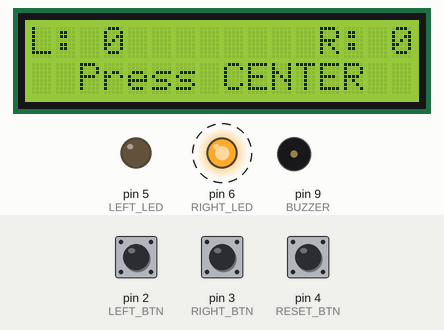
Bench run of a sketch on a simulated Arduino Uno, built with avr-gcc and run on an emulated ATmega328P. Shown: 16×2 character LCD, output pins drawn as LEDs (lit = HIGH), buzzer (waves = sounding). Dashed ring = blinking. The inputs (shaded band) are chosen by the test bench; at power-on: pin 4 (RESET_BTN) HIGH, pin 2 (LEFT_BTN) HIGH, pin 3 (RIGHT_BTN) HIGH.

Above: at 0.34 s.
1.3 s: pin 4 (RESET_BTN) pulled LOW for 0.15 s
At 2.1 s:
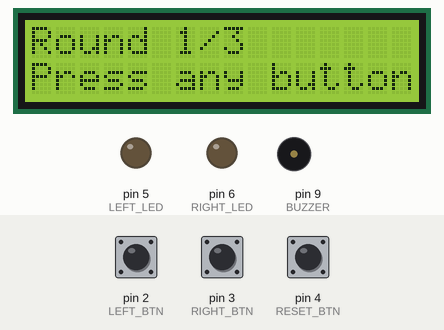
3.0 s: pin 2 (LEFT_BTN) pulled LOW for 0.15 s
At 3.9 s:
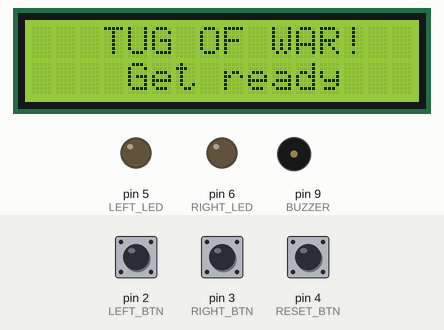
6.1 s: pin 3 (RIGHT_BTN) pulled LOW for 3.2 s
At 8.6 s:
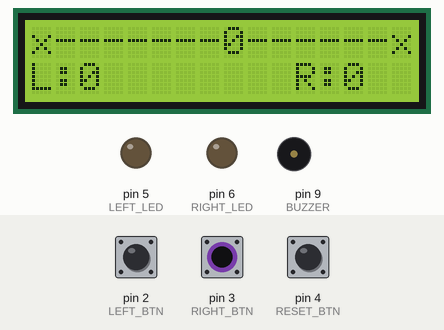
10.8 s: pin 3 (RIGHT_BTN) pulled LOW for 0.15 s
At 11.7 s:
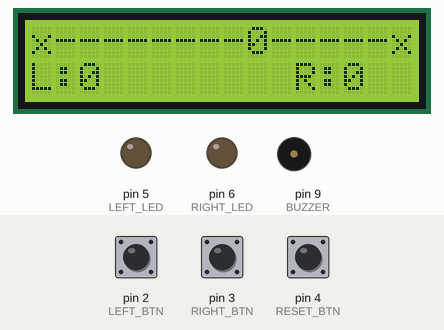
12.4 s: pin 3 (RIGHT_BTN) pulsed LOW 5 times (0.12 s each, 0.3 s apart)
At 15.3 s:
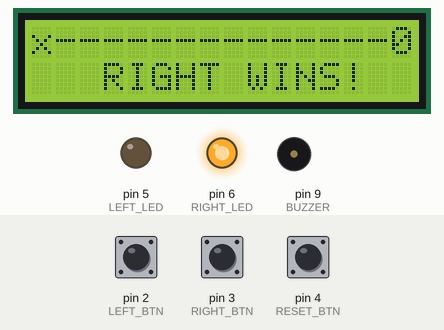
15.6 s: pin 4 (RESET_BTN) pulled LOW for 3.2 s
At 18.6 s:
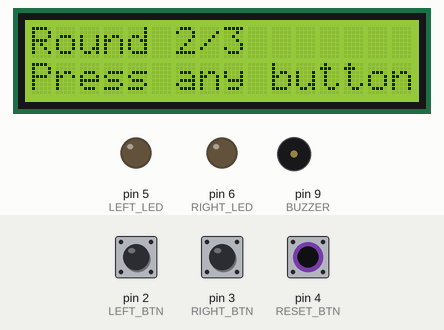
Timing chart, 0 to 20.1 s (numbered marks = the images above; inputs shaded):
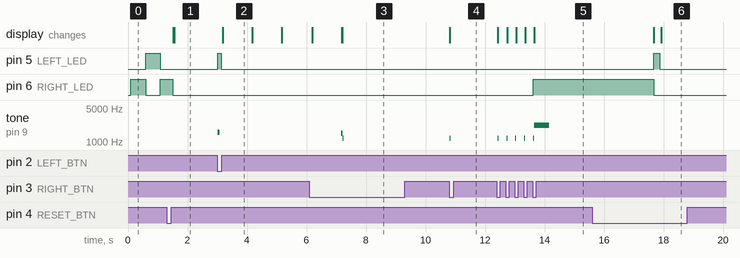

The sketch:

E03_Tug_Of_War.ino
```cpp
#include <Wire.h>
#include <LiquidCrystal_I2C.h>

LiquidCrystal_I2C lcd(0x27, 16, 2);

const int LEFT_BTN = 2;
const int RIGHT_BTN = 3;
const int RESET_BTN = 4;

const int LEFT_LED = 5;
const int RIGHT_LED = 6;

const int BUZZER = 9;

const int MAX_ROUNDS = 3;

int leftScore = 0;
int rightScore = 0;
int roundNumber = 0;

int tugPosition = 7;
const int LEFT_EDGE = 0;
const int RIGHT_EDGE = 15;

unsigned long stateTimer = 0;
unsigned long lastLedBlink = 0;
bool ledState = false;

unsigned long lastLeftPress = 0;
unsigned long lastRightPress = 0;
const unsigned long PRESS_COOLDOWN = 60;

bool leftBtnPressed = false;
bool rightBtnPressed = false;

bool roundActive = false;

enum GameState {
  WAIT_START,
  READY_CHECK,
  COUNTDOWN,
  RUNNING,
  RESULT,
  GAME_OVER
};

GameState state = WAIT_START;

void beep(int freq, int dur) {
  tone(BUZZER, freq, dur);
}

void clearRoundData() {
  tugPosition = 7;
  roundActive = false;
  lastLeftPress = 0;
  lastRightPress = 0;
  leftBtnPressed = false;
  rightBtnPressed = false;

  digitalWrite(LEFT_LED, LOW);
  digitalWrite(RIGHT_LED, LOW);
}

void showIdleScreen() {
  lcd.clear();

  lcd.setCursor(0, 0);
  lcd.print("L:");
  if (leftScore < 10) {
    lcd.print(" ");
    lcd.print(leftScore);
  } else {
    lcd.print(leftScore);
  }

  lcd.setCursor(12, 0);
  lcd.print("R:");
  if (rightScore < 10) {
    lcd.print(" ");
    lcd.print(rightScore);
  } else {
    lcd.print(rightScore);
  }

  lcd.setCursor(0, 1);
  if (roundNumber >= MAX_ROUNDS) {
    lcd.print("   GAME OVER!");
  } else {
    lcd.print("  Press CENTER");
  }
}

void showGameOver() {
  lcd.clear();
  lcd.setCursor(0, 0);
  lcd.print(" ! GAME OVER !");
  lcd.setCursor(0, 1);

  if (leftScore > rightScore) {
    lcd.print("   LEFT WINS!");
    digitalWrite(LEFT_LED, HIGH);
    digitalWrite(RIGHT_LED, LOW);
    beep(2200, 500);
  } else if (rightScore > leftScore) {
    lcd.print("  RIGHT WINS!");
    digitalWrite(RIGHT_LED, HIGH);
    digitalWrite(LEFT_LED, LOW);
    beep(2200, 500);
  } else {
    lcd.print("     DRAW!");
    digitalWrite(LEFT_LED, LOW);
    digitalWrite(RIGHT_LED, LOW);
    beep(1200, 500);
  }

  delay(4000);
  lcd.setCursor(0, 0);
  lcd.print("   Thank you  ");
  lcd.setCursor(0, 1);
  lcd.print("  for playing!");
  delay(3000);
}

void drawTugDisplay() {
  lcd.setCursor(0, 0);

  for (int i = 0; i < 16; i++) {
    if (i == LEFT_EDGE) {
      lcd.print("x");
    } else if (i == RIGHT_EDGE) {
      lcd.print("x");
    } else if (i == tugPosition) {
      lcd.print("0");
    } else {
      lcd.print("-");
    }
  }

  lcd.setCursor(0, 1);
  lcd.print("L:");
  lcd.print(leftScore);
  lcd.setCursor(11, 1);
  lcd.print("R:");
  lcd.print(rightScore);
}

void setup() {
  pinMode(LEFT_BTN, INPUT_PULLUP);
  pinMode(RIGHT_BTN, INPUT_PULLUP);
  pinMode(RESET_BTN, INPUT_PULLUP);

  pinMode(LEFT_LED, OUTPUT);
  pinMode(RIGHT_LED, OUTPUT);

  pinMode(BUZZER, OUTPUT);

  lcd.init();
  lcd.backlight();

  randomSeed(analogRead(A0));

  Serial.begin(9600);
  showIdleScreen();
  lastLedBlink = millis();
}

void loop() {
  switch (state) {
    case WAIT_START:
      {
        if (roundNumber >= MAX_ROUNDS) {
          state = GAME_OVER;
          break;
        }

        if (millis() - lastLedBlink >= 500) {
          ledState = !ledState;
          lastLedBlink = millis();
        }

        if (ledState) {
          digitalWrite(LEFT_LED, HIGH);
          digitalWrite(RIGHT_LED, LOW);
        } else {
          digitalWrite(LEFT_LED, LOW);
          digitalWrite(RIGHT_LED, HIGH);
        }

        if (digitalRead(RESET_BTN) == LOW) {
          delay(200);

          clearRoundData();
          roundNumber++;

          lcd.clear();
          lcd.setCursor(0, 0);
          lcd.print("Round ");
          lcd.print(roundNumber);
          lcd.print("/");
          lcd.print(MAX_ROUNDS);
          lcd.setCursor(0, 1);
          lcd.print("  Get ready...  ");

          stateTimer = millis();
          state = READY_CHECK;
        }
        break;
      }

    case READY_CHECK:
      {
        if (digitalRead(LEFT_BTN) == LOW) {
          digitalWrite(LEFT_LED, HIGH);
          beep(1600, 80);
          delay(120);
          digitalWrite(LEFT_LED, LOW);
          stateTimer = millis();
          state = COUNTDOWN;
        }

        if (digitalRead(RIGHT_BTN) == LOW) {
          digitalWrite(RIGHT_LED, HIGH);
          beep(1900, 80);
          delay(120);
          digitalWrite(RIGHT_LED, LOW);
          stateTimer = millis();
          state = COUNTDOWN;
        }

        lcd.setCursor(0, 0);
        lcd.print("Round ");
        lcd.print(roundNumber);
        lcd.print("/");
        lcd.print(MAX_ROUNDS);
        lcd.setCursor(0, 1);
        lcd.print("Press any button");
        break;
      }

    case COUNTDOWN:
      {
        digitalWrite(LEFT_LED, LOW);
        digitalWrite(RIGHT_LED, LOW);

        unsigned long elapsed = millis() - stateTimer;

        lcd.setCursor(0, 0);
        lcd.print("   TUG OF WAR!  ");
        lcd.setCursor(0, 1);

        if (elapsed < 1000) {
          lcd.print("    Get ready    ");
        } else if (elapsed < 2000) {
          lcd.print("       3       ");
        } else if (elapsed < 3000) {
          lcd.print("       2       ");
        } else if (elapsed < 4000) {
          lcd.print("       1       ");
        } else {
          beep(1500, 150);
          lcd.clear();
          drawTugDisplay();
          roundActive = true;
          state = RUNNING;
        }

        break;
      }

    case RUNNING:
      {
        if (!roundActive) break;

        unsigned long currentMillis = millis();
        bool leftBtnCurrentlyPressed = (digitalRead(LEFT_BTN) == LOW);
        bool rightBtnCurrentlyPressed = (digitalRead(RIGHT_BTN) == LOW);

        if (leftBtnCurrentlyPressed && !leftBtnPressed && (currentMillis - lastLeftPress) > PRESS_COOLDOWN) {
          lastLeftPress = currentMillis;
          leftBtnPressed = true;
          if (tugPosition > LEFT_EDGE + 1) {
            tugPosition--;
            drawTugDisplay();
            beep(1000, 30);
          }
        }
        if (!leftBtnCurrentlyPressed) {
          leftBtnPressed = false;
        }

        if (rightBtnCurrentlyPressed && !rightBtnPressed && (currentMillis - lastRightPress) > PRESS_COOLDOWN) {
          lastRightPress = currentMillis;
          rightBtnPressed = true;
          if (tugPosition < RIGHT_EDGE - 1) {
            tugPosition++;
            drawTugDisplay();
            beep(1200, 30);
          }
        }
        if (!rightBtnCurrentlyPressed) {
          rightBtnPressed = false;
        }

        if (tugPosition <= LEFT_EDGE + 1) {
          roundActive = false;
          leftScore++;
          digitalWrite(LEFT_LED, HIGH);
          digitalWrite(RIGHT_LED, LOW);

          lcd.setCursor(0, 0);
          lcd.print("0--------------x");
          lcd.setCursor(0, 1);
          lcd.print("   LEFT WINS!   ");
          beep(2200, 500);

          stateTimer = millis();
          state = RESULT;
        }

        if (tugPosition >= RIGHT_EDGE - 1) {
          roundActive = false;
          rightScore++;
          digitalWrite(RIGHT_LED, HIGH);
          digitalWrite(LEFT_LED, LOW);

          lcd.setCursor(0, 0);
          lcd.print("x--------------0");
          lcd.setCursor(0, 1);
          lcd.print("   RIGHT WINS! ");
          beep(2200, 500);

          stateTimer = millis();
          state = RESULT;
        }

        break;
      }

    case RESULT:
      {
        if (millis() - stateTimer > 4000) {
          showIdleScreen();
          digitalWrite(LEFT_LED, LOW);
          digitalWrite(RIGHT_LED, LOW);
          state = WAIT_START;
        }
        break;
      }

    case GAME_OVER:
      {
        showGameOver();
        delay(5000);
        leftScore = 0;
        rightScore = 0;
        roundNumber = 0;
        digitalWrite(LEFT_LED, LOW);
        digitalWrite(RIGHT_LED, LOW);
        state = WAIT_START;
        showIdleScreen();
        break;
      }
  }
}
```

Measured:
- after the input at 1.3 s, pin 5 (LEFT_LED): stays LOW (without the input it goes to HIGH after 0.29 s); the display: first changes after 0.23 s (image 1 shows a later state)
- after the input at 3.0 s, pin 5 (LEFT_LED): LOW → HIGH at once, → LOW 0.12 s later; tone on pin 9 (BUZZER): silent → 1600 Hz at once, → silent 0.08 s later; the display: changes after 0.19 s (image 2)
- after the input at 10.8 s, tone on pin 9 (BUZZER): silent → 1200 Hz at once, → silent 0.03 s later; the display: changes at once (image 4)
- after the input at 12.4 s, pin 6 (RIGHT_LED): LOW → HIGH after 1.2 s; tone on pin 9 (BUZZER): plays 1200 Hz for 0.03 s, 1200 Hz for 0.03 s, 1200 Hz for 0.03 s, 1200 Hz for 0.03 s, 1200 Hz for 0.03 s, 2200 Hz for 0.50 s, starting at once; the display: first changes at once (image 5 shows a later state)
- after the input at 15.6 s, pin 6 (RIGHT_LED): goes on until 17.7 s, then stays LOW; the display: first differs from a run without the input after 2.3 s (image 6)
- what the display in image 2 shows lasts 1.0 s, from 3.2 s to 4.2 s
